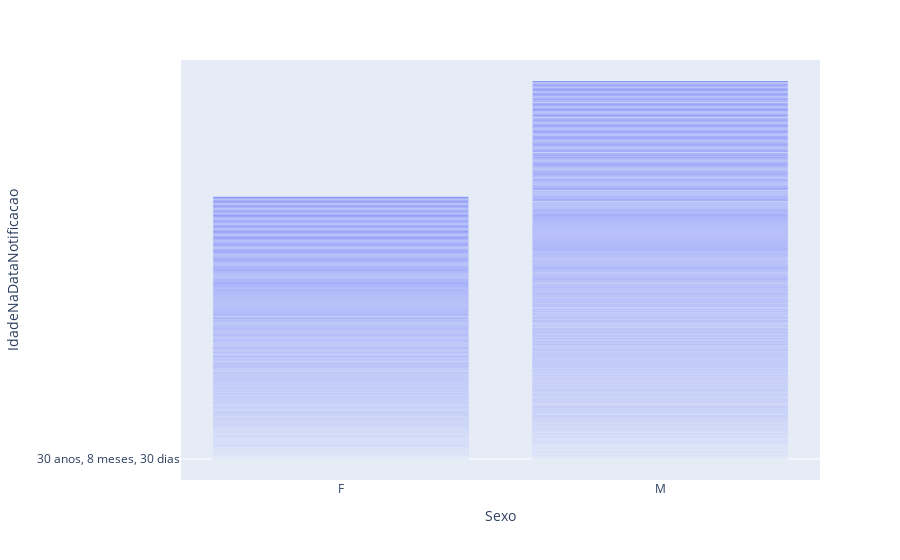

Here is the notebook cell this chart was saved with:
### Code cell
def plot_sexo_idade(df):
    return px.bar(df, x='Sexo', y='IdadeNaDataNotificacao')

### Figure 1 — Plotly figure (JSON) as saved in the notebook; plotly's stock layout.template omitted (floating-point values rounded to 4 significant figures; data arrays with more than 128 entries replaced by an {"elided": "..."} marker saying what was removed)
{"data": [{"alignmentgroup": "True", "hovertemplate": "Sexo=%{x}<br>IdadeNaDataNotificacao=%{y}<extra></extra>", "legendgroup": "", "marker": {"color": "#636efa"}, "name": "", "offsetgroup": "", "orientation": "v", "showlegend": false, "textposition": "auto", "type": "bar", "x": {"elided": "1000 str values"}, "xaxis": "x", "y": {"elided": "1000 str values"}, "yaxis": "y"}], "layout": {"barmode": "relative", "legend": {"tracegroupgap": 0}, "margin": {"t": 60}, "xaxis": {"anchor": "y", "domain": [0, 1], "title": {"text": "Sexo"}}, "yaxis": {"anchor": "x", "domain": [0, 1], "title": {"text": "IdadeNaDataNotificacao"}}}}
